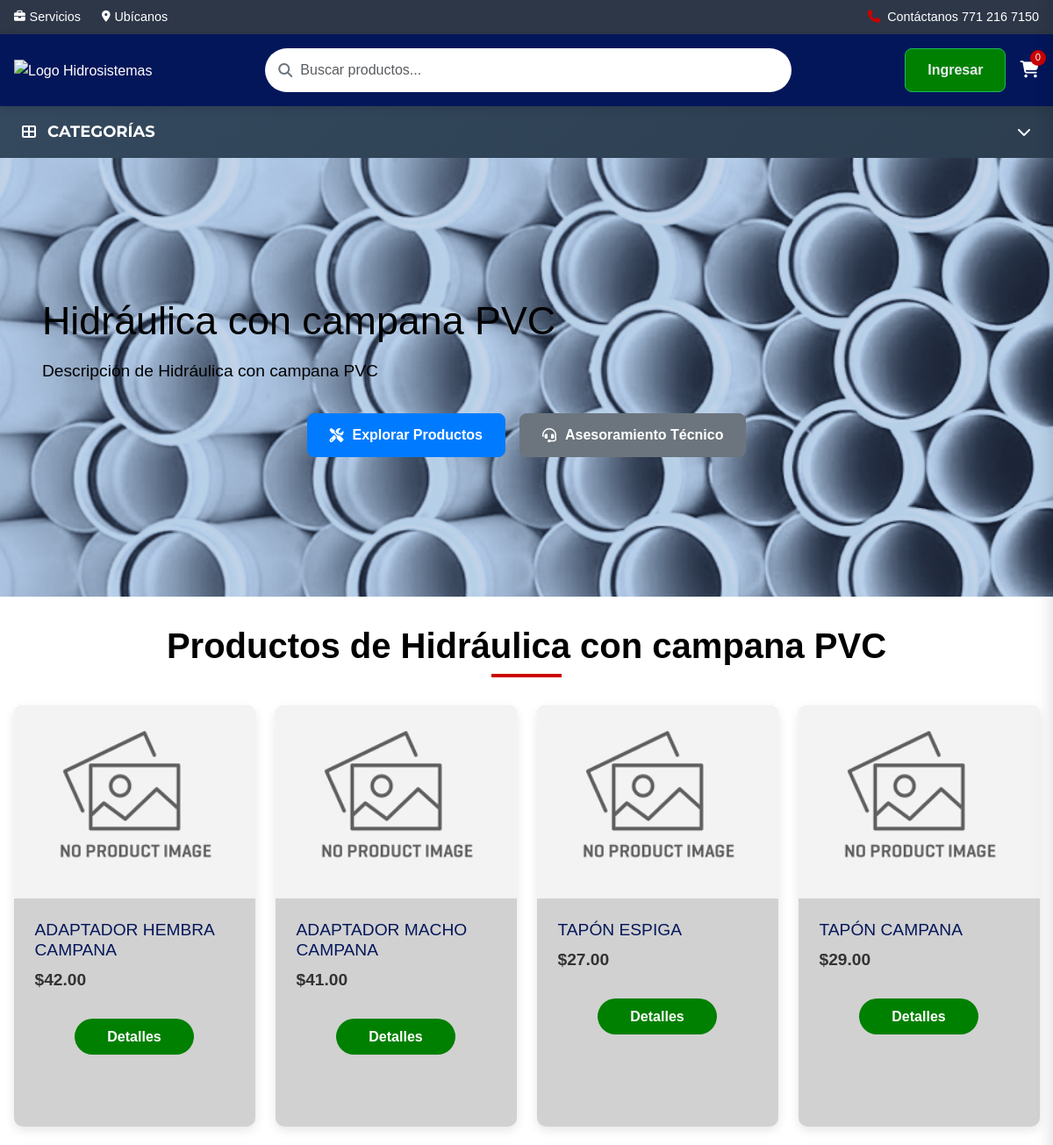
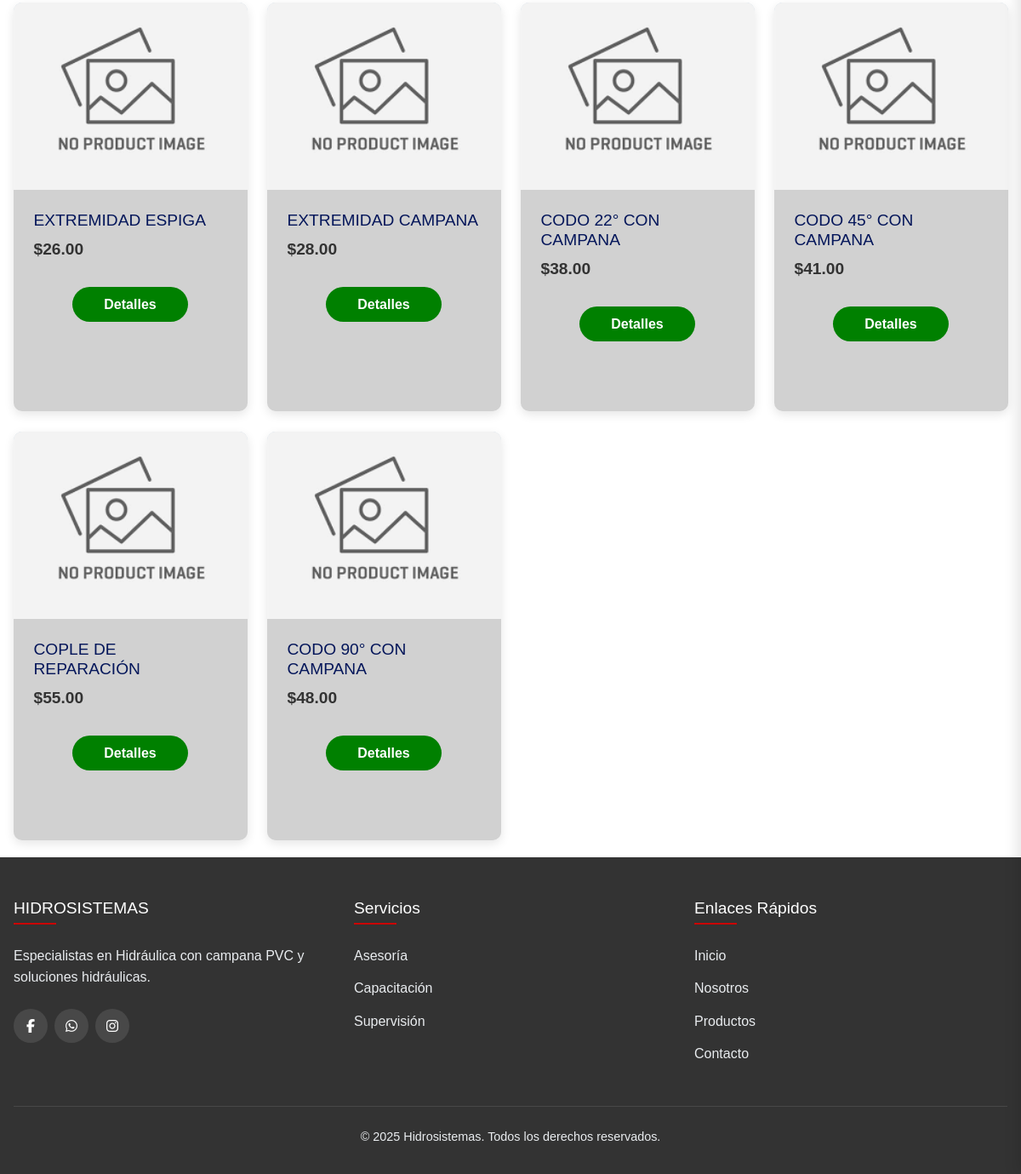
/categoria.php?id=6&slug=campana-CPVC, run on the app's committed database (2 pictures, top to bottom).
### tables this page shows
CREATE TABLE `categorias` (
  `id` int(11) NOT NULL,
  `nombre` varchar(255) NOT NULL,
  `slug` varchar(255) DEFAULT NULL,
  `descripcion` text DEFAULT NULL,
  `activo` tinyint(1) DEFAULT 1,
  `created_at` timestamp NOT NULL DEFAULT current_timestamp(),
  `color_fondo` varchar(7) DEFAULT '#FFFFFF',
  `texto_color` varchar(7) DEFAULT '#000000',
  `boton_primario` varchar(7) DEFAULT '#007bff',
  `boton_secundario` varchar(7) DEFAULT '#6c757d',
  `color_titulo` text DEFAULT NULL
);

### categoria.php (the view, shortened to what this page needs)
<?php
$db = new Database();
$con = $db->conectar();
$id_categoria = $_GET['id'] ?? '';
$slug_categoria = $_GET['slug'] ?? '';
$sql_categoria = $con->prepare("SELECT id, nombre, slug, descripcion, color_fondo, color_titulo, texto_color, boton_primario, boton_secundario FROM categorias WHERE id = ? AND slug = ? AND activo = 1");
$sql_categoria->execute([$id_categoria, $slug_categoria]);
$categoria = $sql_categoria->fetch(PDO::FETCH_ASSOC);
if (isset($categoria['descripcion']) && $categoria['descripcion'] !== null && $categoria['descripcion'] !== '') {
    $descripcion_final = $categoria['descripcion'];
} else {
    $descripcion_final = 'Descripción de ' . $categoria['nombre'];
}
$categoria['descripcion'] = isset($categoria['descripcion']) && !empty(trim($categoria['descripcion']))
    ? $categoria['descripcion']
    : 'Descripción de ' . $categoria['nombre'];
$categoria['color_fondo'] = $categoria['color_fondo'] ?? '#ffffff';
$categoria['color_titulo'] = $categoria['color_titulo'] ?? '#000000';
$categoria['texto_color'] = $categoria['texto_color'] ?? '#000000';
$categoria['boton_primario'] = $categoria['boton_primario'] ?? '#007bff';
$categoria['boton_secundario'] = $categoria['boton_secundario'] ?? '#6c757d';
$sql_productos = $con->prepare("
    SELECT DISTINCT p.id, p.nombre, p.precio, p.categoria_id
    FROM productos p
    WHERE p.activo = 1 AND p.categoria_id = ?
    UNION
    SELECT DISTINCT p.id, p.nombre, p.precio, p.categoria_id
    FROM productos p
    INNER JOIN producto_categorias pc ON p.id = pc.producto_id
    WHERE p.activo = 1 AND pc.categoria_id = ?
    ORDER BY id ASC
");
$sql_productos->execute([$id_categoria, $id_categoria]);
$productos = $sql_productos->fetchAll(PDO::FETCH_ASSOC);
?>
<!DOCTYPE html>
<html lang="es">
<head>
    <link rel="stylesheet" href="https://cdnjs.cloudflare.com/ajax/libs/font-awesome/6.5.0/css/all.min.css">
    <link href="https://cdn.jsdelivr.net/npm/bootstrap@5.3.2/dist/css/bootstrap.min.css" rel="stylesheet">
    <link rel="stylesheet" href="styles.css">
</head>
<body>
    <?php include 'menu.php'; ?>
    <section class="hero hero-categoria">
        <div class="container">
            <div class="hero-content">
                <h1><?php echo nl2br(htmlspecialchars($categoria['nombre'])); ?></h1>
                <p><?php echo nl2br(htmlspecialchars($descripcion_final)); ?></p>
                <div class="hero-buttons">
                    <a href="#products" class="btn btn-categoria-primario">
                        <i class="fas fa-tools"></i> Explorar Productos
                    </a>
                    <a href="https://api.whatsapp.com/send/?phone=527712167150&text&type=phone_number&app_absent=0" target="_blank" class="btn btn-categoria-secundario">
                        <i class="fas fa-headset"></i> Asesoramiento Técnico
                    </a>
                </div>
            </div>
        </div>
    </section>
    <section class="products" id="products">
        <div class="container">
            <h2 class="section-title">Productos de <?php echo htmlspecialchars($categoria['nombre']); ?></h2>
            <?php if (count($productos) > 0): ?>
                <div class="product-grid">
                    <?php foreach($productos as $row): ?>
                    <div class="product-card">
                        <?php
                        $id_producto = $row['id'];
                        $imagen = "Imagenes/productos/" . $row['categoria_id'] . "/" . $id_producto . ".png";
                        if (!file_exists($imagen)) {
                            $imagen = "Imagenes/productos/" . $row['categoria_id'] . "/" . $id_producto . ".jpg";
                        }
                        if (!file_exists($imagen)) {
                            $imagen = "Imagenes/productos/" . $row['categoria_id'] . "/" . $id_producto . ".jpeg";
                        }
                        if (!file_exists($imagen)) {
                            $imagen = "Imagenes/productos/default/" . $id_producto . ".png";
                        }
                        if (!file_exists($imagen)) {
                            $imagen = "Imagenes/productos/default/" . $id_producto . ".jpg";
                        }
                        if (!file_exists($imagen)) {
                            $imagen = "Imagenes/productos/default/" . $id_producto . ".jpeg";
                        }
                        if (!file_exists($imagen)) {
                            $imagen = "Imagenes/default.png";
                        }
                        ?>
                        <div class="product-img">
                            <img src="<?php echo $imagen; ?>" alt="<?php echo $row['nombre']; ?>"
                                 onerror="this.src='Imagenes/default.png'">
                        </div>
                        <div class="product-content">
                            <div class="product-info">
                                <h3><?php echo $row['nombre']; ?></h3>
                                <p class="product-price-index">$<?php echo number_format($row['precio'], 2); ?></p>
                            </div>
                            <div class="btn-action">
                                <a href="details.php?id=<?php echo $row['id']; ?>&categoria_id=<?php echo $row['categoria_id']; ?>&token=<?php echo hash_hmac('sha1', $row['id'], KEY_TOKEN); ?>" class="btn-det">Detalles</a>
                            </div>
                        </div>
                    </div>
                    <?php endforeach; ?>
                </div>
            <?php endif; ?>
        </div>
    </section>
    <footer id="contacto">
        <div class="container">
            <div class="footer-grid">
                <div class="footer-col">
                    <h4>HIDROSISTEMAS</h4>
                    <p>Especialistas en <?php echo htmlspecialchars($categoria['nombre']); ?> y soluciones hidráulicas.</p>
                    <div class="social-links">
                        <a href="https://www.facebook.com/HidrosistemasHGO/?fref=ts" target="_blank"><i class="fab fa-facebook-f"></i></a>
                        <a href="https://api.whatsapp.com/send/?phone=527712167150&text&type=phone_number&app_absent=0" target="_blank"><i class="fab fa-whatsapp"></i></a>
                        <a href="https://www.instagram.com/hidrosistemas_mx?igsh=MXZ6YmsydjgxZmN6NA==" target="_blank"><i class="fab fa-instagram"></i></a>
                    </div>
                </div>
                <div class="footer-col">
                    <h4>Servicios</h4>
                    <ul>
                        <li><a href="asesoria.html">Asesoría</a></li>
                        <li><a href="capacitacion.html">Capacitación</a></li>
                        <li><a href="supervision.html">Supervisión</a></li>
                    </ul>
                </div>
                <div class="footer-col">
                    <h4>Enlaces Rápidos</h4>
                    <ul>
                        <li><a href="index.php">Inicio</a></li>
                        <li><a href="Nosotros.html">Nosotros</a></li>
                        <li><a href="#products">Productos</a></li>
                        <li><a href="#contacto">Contacto</a></li>
                    </ul>
                </div>
            </div>
            <div class="copyright">
                <p>&copy; 2025 Hidrosistemas. Todos los derechos reservados.</p>
            </div>
        </div>
    </footer>
</body>
</html>

### styles.css (style rules this page uses)
:root { --primary: #04165a; --accent: #CB0000; --light: #f5f9fc; --dark: #333333; --gray: #6c757d; --green: #1db954; --light-gray: #e9ecef; --white: #ffffff; --shadow: 0 4px 12px rgba(0, 0, 0, 0.1); --transition: all 0.3s ease; --border-radius: 8px; --box-shadow: 0 5px 15px rgba(0, 0, 0, 0.1); }
* { margin: 0; padding: 0; box-sizing: border-box; }
body { font-family: "Saira Semi Condensed", sans-serif; line-height: 1.6; color: var(--dark); background-color: white; overflow-x: hidden; }
.container { max-width: 1200px; margin: 0 auto; padding: 0 1rem; }
.hero { position: relative; height: 500px; display: flex; align-items: center; overflow: hidden; background: linear-gradient(rgba(4, 22, 90, 0.8), rgba(4, 22, 90, 0.8)), url('Imagenes/hero.png') no-repeat center center/cover; color: white; margin-bottom: 2rem; }
.hero-content { max-width: 1200px; padding: 2rem; animation: fadeInUp 1.2s ease-out; }
.hero h1 { font-size: 2.8rem; margin-bottom: 1rem; line-height: 1.2; }
.hero p { font-size: 1.2rem; margin-bottom: 2rem; }
.hero-buttons { display: flex; gap: 1rem; flex-wrap: wrap; justify-content: center; }
.btn { padding: 12px 25px; border-radius: 8px; text-decoration: none; font-weight: 600; transition: all 0.4s ease; display: inline-flex; align-items: center; gap: 10px; font-size: 1rem; }
ul { padding-left: 0rem; }
.section-title { text-align: center; margin-bottom: 2rem; position: relative; font-size: 2.5rem; color: var(--primary); font-weight: bold; }
.section-title:after { content: ''; display: block; width: 80px; height: 4px; background: var(--accent); margin: 0.5rem auto; }
.product-grid { display: grid; grid-template-columns: repeat(auto-fit, minmax(250px, 1fr)); gap: 1.5rem; justify-items: center; }
.product-card { background: #d1d1d1; border-radius: 10px; overflow: hidden; box-shadow: var(--shadow); transition: var(--transition); width: 275px; height: 480px; }
.product-img { height: 200px; background-color: #e3f2fd; display: flex; align-items: center; justify-content: center; color: var(--primary); font-size: 2rem; }
.product-content { padding: 1.5rem; }
.product-info { margin-bottom: 1rem; }
.product-content h3 { margin-bottom: 0.5rem; color: var(--primary); font-size: 1.2rem; }
.product-price-index { font-weight: bold; color: var(--dark); font-size: 1.2rem; margin: 0.5rem 0; }
.products p { padding-bottom: 12px; }
.btn-det { width: 60%; padding: 8px; border: none; background: green; color: white; text-align: center; font-weight: bold; border-radius: 30px; cursor: pointer; transition: var(--transition); }
.btn-action { display: flex; justify-content: center; width: 100%; }
.product-img { width: 100%; height: 220px; overflow: hidden; position: relative; }
.product-img img { width: 100%; height: 220px; object-fit: cover; transition: transform 0.5s ease; }
footer { background-color: var(--dark); color: var(--light-gray); padding: 3rem 0 1rem; }
.footer-grid { display: grid; grid-template-columns: repeat(auto-fit, minmax(250px, 1fr)); gap: 2rem; margin-bottom: 2rem; }
.footer-col h4 { color: var(--white); margin-bottom: 1.5rem; position: relative; padding-bottom: 0.5rem; font-size: 1.2rem; }
.footer-col h4::after { content: ''; position: absolute; bottom: 0; left: 0; width: 50px; height: 2px; background-color: var(--accent); }
.footer-col ul { list-style: none; }
.footer-col ul li { margin-bottom: 0.8rem; }
.footer-col ul li a { color: var(--light-gray); text-decoration: none; transition: var(--transition); }
.social-links { display: flex; margin-top: 1.5rem; gap: 0.5rem; }
.social-links a { display: flex; align-items: center; justify-content: center; width: 40px; height: 40px; background-color: rgba(255, 255, 255, 0.1); color: var(--white); border-radius: 50%; transition: var(--transition); }
.copyright { text-align: center; padding-top: 1.5rem; border-top: 1px solid rgba(255, 255, 255, 0.1); font-size: 0.9rem; }

### data on the page
categorias: nombre "Hidráulica con campana PVC", nombre "Descripción de Hidráulica con campana PVC"

### other printed values
$row['nombre'] "ADAPTADOR HEMBRA CAMPANA"
$row['precio'] "42.00"
$row['nombre'] "ADAPTADOR MACHO CAMPANA"
$row['precio'] "41.00"
$row['nombre'] "TAPÓN ESPIGA"
$row['precio'] "27.00"
$row['nombre'] "TAPÓN CAMPANA"
$row['precio'] "29.00"
$row['nombre'] "EXTREMIDAD ESPIGA"
$row['precio'] "26.00"
$row['nombre'] "EXTREMIDAD CAMPANA"
$row['precio'] "28.00"
$row['nombre'] "CODO 22° CON CAMPANA"
$row['precio'] "38.00"
$row['nombre'] "CODO 45° CON CAMPANA"
